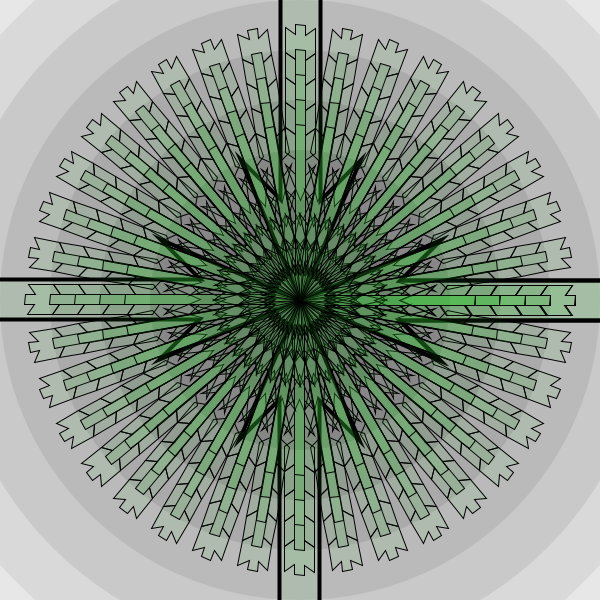
Frame 1 (no input)
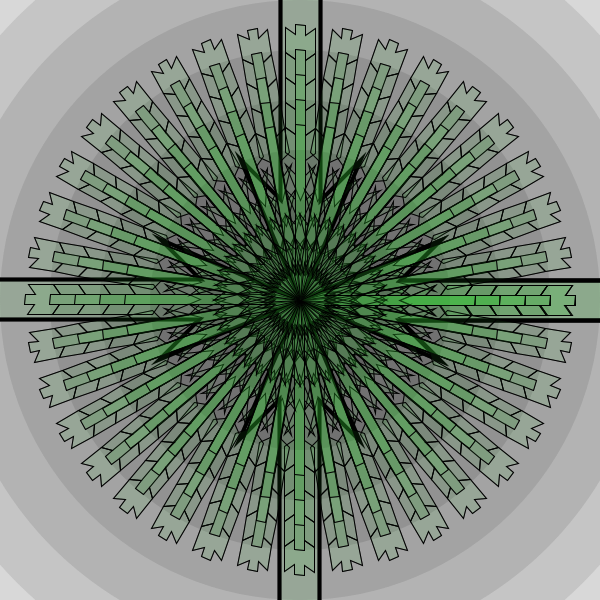
Frame 2 (the mouse pressed at the canvas centre, redrawn once)

The Processing sketch that drew these frames (run headless with seeded random() and noise(); the mouse was pressed at the canvas centre and the sketch redrawn once):

// Processing sketch: processing_50321
// ── processing_50321.pde

//Custom shape: ARROW
//Draw an archery target with concentric circles
//Draw a rotational pattern of arrows, all pointed at the bullseye
//Makes use of translation, rotation, and scale to iterate different sizes/orientations of arrows


void setup(){
size(600, 600);
background(255);
noLoop();
}

void Arrow(float offset) {    //function draws an arrow, at distance "offset" from center
  strokeWeight(1);
  beginShape();
  vertex(175 + offset, -5);
  vertex(165 + offset, -5);
  vertex(172 + offset, -15);
  vertex(147 + offset, -15);
  vertex(140 + offset, -5);
  vertex(25 + offset, -5);
  vertex(35 + offset, -15);
  vertex(0 + offset, 0);
  vertex(35 + offset, 15);
  vertex(25 + offset, 5);
  vertex(140 + offset, 5);
  vertex(147 + offset, 15);
  vertex(172 + offset, 15);
  vertex(165 + offset, 5);
  vertex(175 + offset, 5);
  endShape(CLOSE);
}
  
void draw() {
  float spin = 0;
  float offset = 0;
  float scal = 4;
  float r = 30;
  int shade = 200;
  
  noStroke();      //concentric circles form an archery target background
  for (r = 500; r > 0; r -= 50) {
    fill(shade, shade, shade, 50);
    ellipse(width/2, height/2, 2*r, 2*r);
    shade -= 20;
  }
  
  stroke(0);
  
  fill(50, 200, 50, 20);
  translate(width/2, height/2);

  scale(scal, scal);  //large arrows on outside; looping weighted the image too heavily at angle=0, so only runs once
  for (spin = 0; spin <= 360; spin += 360 / scal) {
    rotate(radians(spin));
    Arrow(0);
    rotate(radians(-spin));
  }
  scale(1/scal, 1/scal);
  
  for(spin = 0; spin <= 360; spin += 10) {
    for(offset = 100; offset >= 0; offset -= 25) {
      rotate(radians(spin));
      Arrow(offset);
      rotate(radians(-spin));
    }
  }

}
